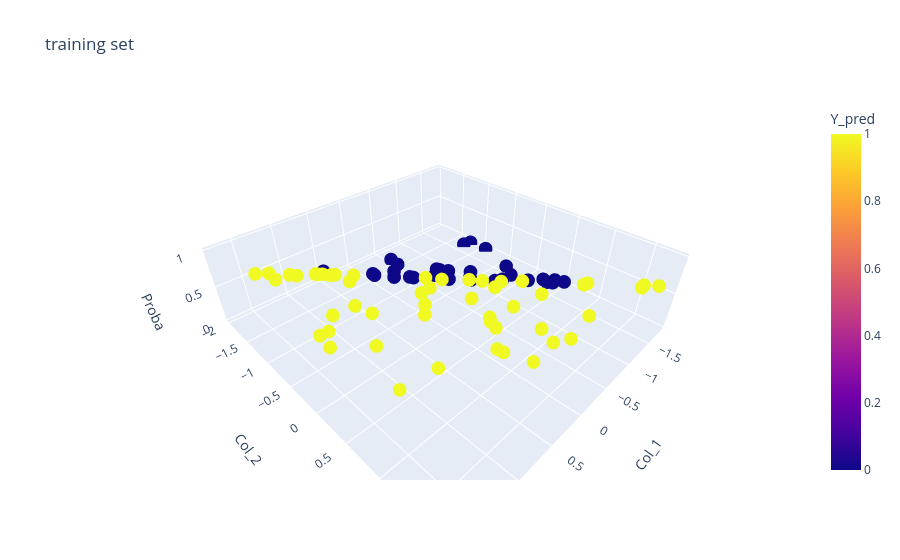

Here is the notebook cell this chart was saved with:
### Markdown cell above
16. Plot the probabilities as a function of the variables "Col_1" and "Col_2". Change the marker color according to the values of "Y_pred".

### Code cell
fig = px.scatter_3d(predictions_df_train, x = 'Col_1', y = 'Col_2', z = 'Proba', title = "training set", color = 'Y_pred')
fig.show()
